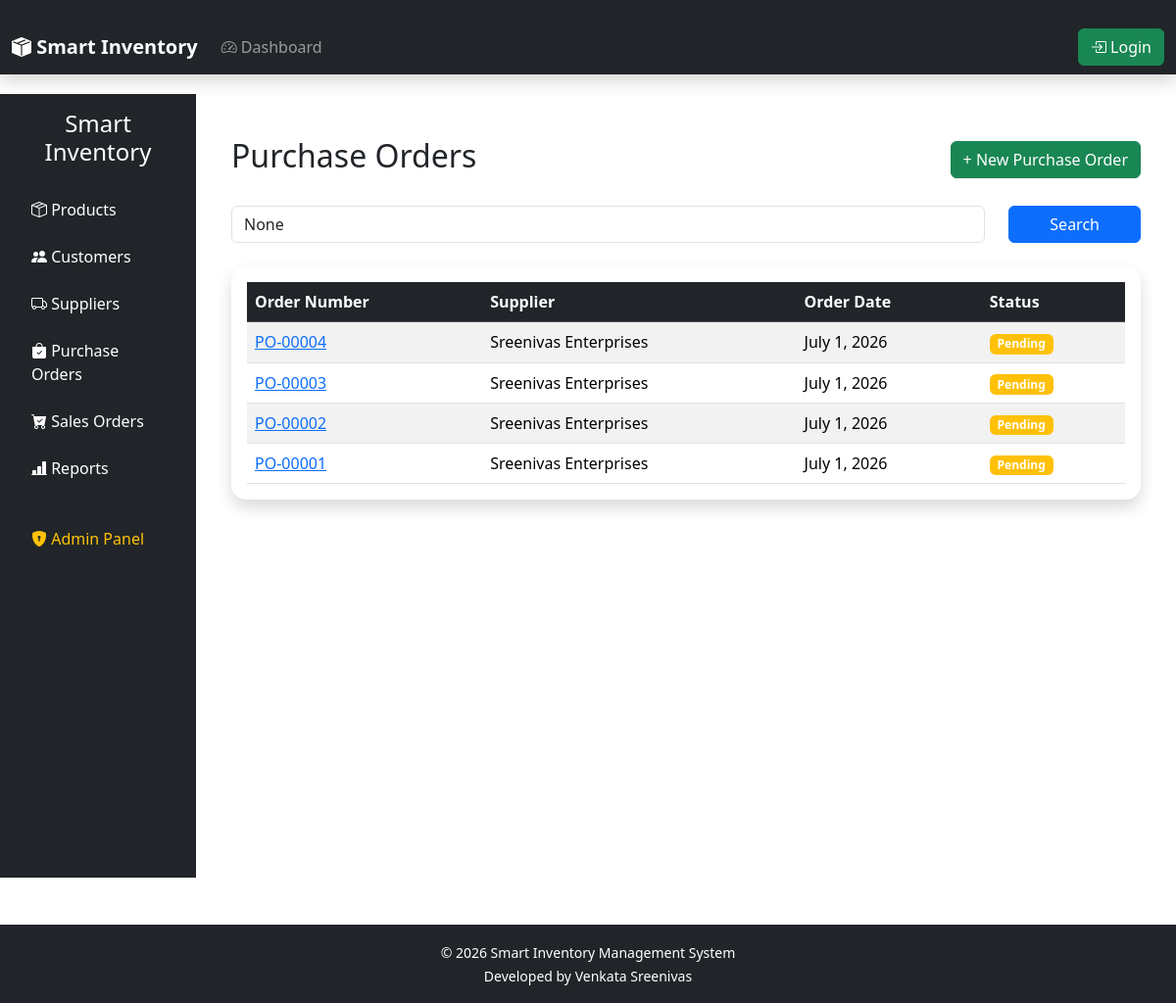
/orders/, run on an earlier commit of the app's database.
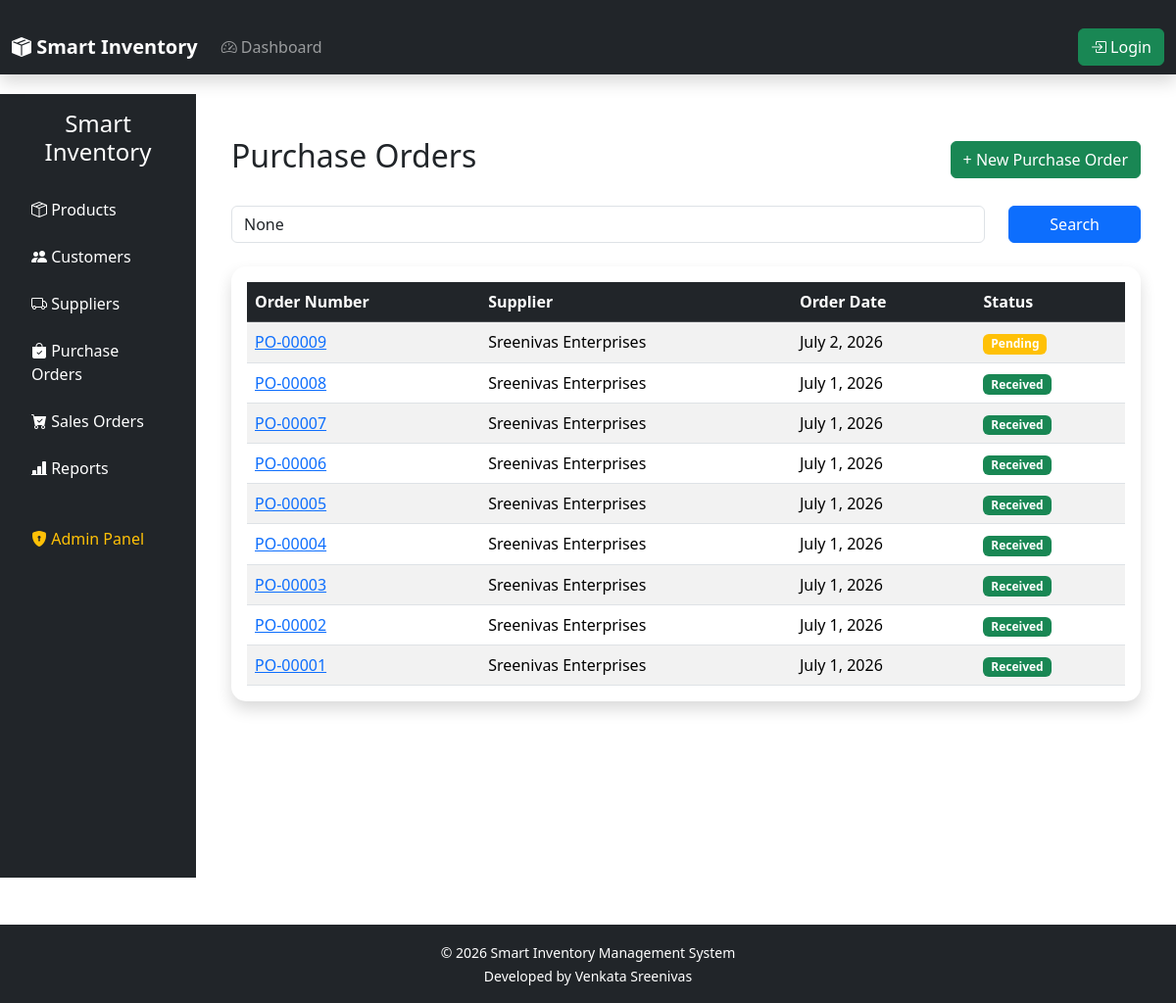
And on a later commit of the database.
### orders/models.py (models this page shows, shortened)
class PurchaseOrder(models.Model):
    STATUS_CHOICES = [
        ("Pending", "Pending"),
        ("Received", "Received"),
        ("Cancelled", "Cancelled"),
    ]
    supplier = models.ForeignKey(
        Supplier,
        on_delete=models.CASCADE
    )
    order_number = models.CharField(
        max_length=20,
        unique=True
    )
    order_date = models.DateField(
        auto_now_add=True
    )
    expected_delivery = models.DateField(
        blank=True,
        null=True
    )
    status = models.CharField(
        max_length=20,
        choices=STATUS_CHOICES,
        default="Pending"
    )
    remarks = models.TextField(
        blank=True,
        null=True
    )
    stock_updated = models.BooleanField(
        default=False
    )
    created_at = models.DateTimeField(
        auto_now_add=True
    )
    updated_at = models.DateTimeField(
        auto_now=True
    )
    class Meta:
        ordering = ["-id"]

### suppliers/models.py (models this page shows, shortened)
class Supplier(models.Model):
    company_name = models.CharField(
        max_length=200
    )
    contact_person = models.CharField(
        max_length=100
    )
    email = models.EmailField(
        unique=True
    )
    phone = models.CharField(
        max_length=15,
        unique=True
    )
    gst_number = models.CharField(
        max_length=30,
        unique=True
    )
    address = models.TextField()
    city = models.CharField(
        max_length=100
    )
    country = models.CharField(
        max_length=100,
        default="India"
    )
    is_active = models.BooleanField(
        default=True
    )
    created_at = models.DateTimeField(
        auto_now_add=True
    )
    updated_at = models.DateTimeField(
        auto_now=True
    )
    class Meta:
        ordering = ["company_name"]
        verbose_name = "Supplier"
        verbose_name_plural = "Suppliers"

### orders/views.py (the view)
def purchase_order_list(request):
    orders = PurchaseOrder.objects.select_related(
        "supplier"
    ).order_by("-id")
    search = request.GET.get("search")
    if search:
        orders = orders.filter(
            supplier__company_name__icontains=search
        )
    paginator = Paginator(orders, 10)
    page_number = request.GET.get("page")
    page_obj = paginator.get_page(page_number)
    return render(
        request,
        "orders/purchase_order_list.html",
        {
            "orders": page_obj,
            "page_obj": page_obj,
            "search": search,
        },
    )

### templates/orders/purchase_order_list.html
{% extends 'base.html' %}
{% block content %}
<div class="container-fluid">
    <div class="d-flex justify-content-between align-items-center mb-4">
        <h2>Purchase Orders</h2>
        <a href="{% url 'add_purchase_order' %}" class="btn btn-success">
            + New Purchase Order
        </a>
    </div>
    <form method="GET" class="row mb-4">
        <div class="col-md-10">
            <input
                type="text"
                name="search"
                class="form-control"
                placeholder="Search Supplier..."
                value="{{ search }}">
        </div>
        <div class="col-md-2">
            <button class="btn btn-primary w-100">
                Search
            </button>
        </div>
    </form>
    <div class="card shadow">
        <div class="card-body">
            <table class="table table-striped table-hover">
                <thead class="table-dark">
                    <tr>
                        <th>Order Number</th>
                        <th>Supplier</th>
                        <th>Order Date</th>
                        <th>Status</th>
                    </tr>
                </thead>
                <tbody>
                    {% for order in orders %}
                    <tr>
                        <td>
                            <a href="{% url 'purchase_order_detail' order.id %}">
                                {{ order.order_number }}
                            </a>
                        </td>
                        <td>{{ order.supplier.company_name }}</td>
                        <td>{{ order.order_date }}</td>
                        <td>
                            {% if order.status == "Received" %}
                                <span class="badge bg-success">
                                    {{ order.status }}
                                </span>
                            {% elif order.status == "Pending" %}
                                <span class="badge bg-warning">
                                    {{ order.status }}
                                </span>
                            {% else %}
                                <span class="badge bg-danger">
                                    {{ order.status }}
                                </span>
                            {% endif %}
                        </td>
                    </tr>
                    {% empty %}
                    <tr>
                        <td colspan="4" class="text-center">
                            No Purchase Orders Found
                        </td>
                    </tr>
                    {% endfor %}
                </tbody>
            </table>
        </div>
    </div>
</div>
{% endblock %}

What changed in the data, as far as the page shows it:
added PurchaseOrder: order_number "PO-00009", supplier.company_name "Sreenivas Enterprises", order_date "July 2, 2026", status "Pending"
added PurchaseOrder: order_number "PO-00008", supplier.company_name "Sreenivas Enterprises", order_date "July 1, 2026", status "Received"
added PurchaseOrder: order_number "PO-00007", supplier.company_name "Sreenivas Enterprises", order_date "July 1, 2026", status "Received"
added PurchaseOrder: order_number "PO-00006", supplier.company_name "Sreenivas Enterprises", order_date "July 1, 2026", status "Received"
added PurchaseOrder: order_number "PO-00005", supplier.company_name "Sreenivas Enterprises", order_date "July 1, 2026", status "Received"
changed PurchaseOrder "PO-00004": status "Pending" → "Received"
changed PurchaseOrder "PO-00003": status "Pending" → "Received"
changed PurchaseOrder "PO-00002": status "Pending" → "Received"
changed PurchaseOrder "PO-00001": status "Pending" → "Received"
